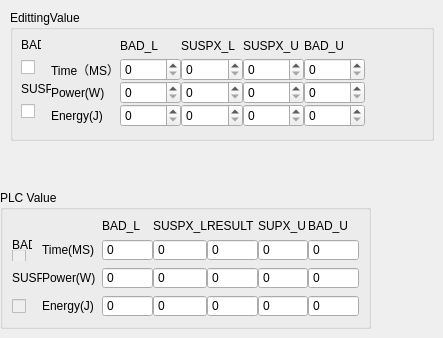
        <widget class="QWidget" name="tab_LimitsPara">
         <attribute name="title">
          <string>LimitsPara</string>
         </attribute>
         <widget class="QGroupBox" name="groupBox_3">
          <property name="geometry">
           <rect>
            <x>10</x>
            <y>10</y>
            <width>424</width>
            <height>131</height>
           </rect>
          </property>
          <property name="title">
           <string>EdittingValue</string>
          </property>
          <widget class="QWidget" name="layoutWidget_10">
           <property name="geometry">
            <rect>
             <x>11</x>
             <y>23</y>
             <width>344</width>
             <height>94</height>
            </rect>
           </property>
           <layout class="QHBoxLayout" name="horizontalLayout_22">
            <property name="spacing">
             <number>0</number>
            </property>
            <item>
             <layout class="QVBoxLayout" name="verticalLayout_12">
              <item>
               <widget class="QLabel" name="label_84">
                <property name="maximumSize">
                 <size>
                  <width>20</width>
                  <height>20</height>
                 </size>
                </property>
                <property name="font">
                 <font>
                  <pointsize>9</pointsize>
                 </font>
                </property>
                <property name="text">
                 <string>BAD</string>
                </property>
               </widget>
              </item>
              <item>
               <widget class="QCheckBox" name="checkBox_LimitsEnable_BAD">
                <property name="maximumSize">
                 <size>
                  <width>20</width>
                  <height>20</height>
                 </size>
                </property>
                <property name="text">
                 <string/>
                </property>
               </widget>
              </item>
              <item>
               <widget class="QLabel" name="label_101">
                <property name="maximumSize">
                 <size>
                  <width>30</width>
                  <height>20</height>
                 </size>
                </property>
                <property name="font">
                 <font>
                  <pointsize>9</pointsize>
                 </font>
                </property>
                <property name="text">
                 <string>SUSPX</string>
                </property>
               </widget>
              </item>
              <item>
               <widget class="QCheckBox" name="checkBox_LimitsEnable_SUSPECT">
                <property name="maximumSize">
                 <size>
                  <width>20</width>
                  <height>20</height>
                 </size>
                </property>
                <property name="text">
                 <string/>
                </property>
               </widget>
              </item>
             </layout>
            </item>
            <item>
             <layout class="QGridLayout" name="gridLayout_10">
              <property name="horizontalSpacing">
               <number>0</number>
              </property>
              <item row="1" column="0">
               <widget class="QLabel" name="label_79">
                <property name="minimumSize">
                 <size>
                  <width>60</width>
                  <height>0</height>
                 </size>
                </property>
                <property name="font">
                 <font>
                  <pointsize>9</pointsize>
                 </font>
                </property>
                <property name="text">
                 <string>Time（MS）</string>
                </property>
               </widget>
              </item>
              <item row="1" column="2">
               <widget class="QSpinBox" name="spinBox_timeLowerLimit_Suspect">
                <property name="buttonSymbols">
                 <enum>QAbstractSpinBox::UpDownArrows</enum>
                </property>
                <property name="minimum">
                 <number>0</number>
                </property>
                <property name="maximum">
                 <number>30000</number>
                </property>
               </widget>
              </item>
              <item row="0" column="8">
               <widget class="QLabel" name="label_82">
                <property name="font">
                 <font>
                  <pointsize>9</pointsize>
                 </font>
                </property>
                <property name="text">
                 <string>BAD_U</string>
                </property>
               </widget>
              </item>
              <item row="3" column="0">
               <widget class="QLabel" name="label_87">
                <property name="minimumSize">
                 <size>
                  <width>60</width>
                  <height>0</height>
                 </size>
                </property>
                <property name="font">
                 <font>
                  <pointsize>9</pointsize>
                 </font>
                </property>
                <property name="text">
                 <string>Power(W)</string>
                </property>
               </widget>
              </item>
              <item row="3" column="2">
               <widget class="QSpinBox" name="spinBox_powerLowerLimit_Suspect">
                <property name="maximum">
                 <number>65535</number>
                </property>
               </widget>
              </item>
              <item row="0" column="2">
               <widget class="QLabel" name="label_90">
                <property name="font">
                 <font>
                  <pointsize>9</pointsize>
                 </font>
                </property>
                <property name="text">
                 <string>SUSPX_L</string>
                </property>
               </widget>
              </item>
              <item row="1" column="8">
               <widget class="QSpinBox" name="spinBox_timeUpperLimit_BAD">
                <property name="buttonSymbols">
                 <enum>QAbstractSpinBox::UpDownArrows</enum>
                </property>
                <property name="minimum">
                 <number>0</number>
                </property>
                <property name="maximum">
                 <number>30000</number>
                </property>
               </widget>
              </item>
              <item row="1" column="3">
               <widget class="QSpinBox" name="spinBox_timeUpperLimit_Suspect">
                <property name="buttonSymbols">
                 <enum>QAbstractSpinBox::UpDownArrows</enum>
                </property>
                <property name="minimum">
                 <number>0</number>
                </property>
                <property name="maximum">
                 <number>30000</number>
                </property>
               </widget>
              </item>
              <item row="0" column="1">
               <widget class="QLabel" name="label_93">
                <property name="text">
                 <string>BAD_L</string>
                </property>
               </widget>
              </item>
              <item row="4" column="3">
               <widget class="QSpinBox" name="spinBox_energyUpperLimit_Suspect_2">
                <property name="minimum">
                 <number>0</number>
                </property>
                <property name="maximum">
                 <number>65535</number>
                </property>
               </widget>
              </item>
              <item row="1" column="1">
               <widget class="QSpinBox" name="spinBox_timeLowerLimit_BAD">
                <property name="buttonSymbols">
                 <enum>QAbstractSpinBox::UpDownArrows</enum>
                </property>
                <property name="minimum">
                 <number>0</number>
                </property>
                <property name="maximum">
                 <number>30000</number>
                </property>
               </widget>
              </item>
              <item row="3" column="8">
               <widget class="QSpinBox" name="spinBox_powerUpperLimit_BAD">
                <property name="minimum">
                 <number>0</number>
                </property>
                <property name="maximum">
                 <number>1200</number>
                </property>
               </widget>
              </item>
              <item row="3" column="1">
               <widget class="QSpinBox" name="spinBox_powerLowerLimit_BAD">
                <property name="minimum">
                 <number>0</number>
                </property>
                <property name="maximum">
                 <number>1200</number>
                </property>
               </widget>
              </item>
              <item row="4" column="2">
               <widget class="QSpinBox" name="spinBox_energyLowerLimit_Suspect">
                <property name="minimum">
                 <number>0</number>
                </property>
                <property name="maximum">
                 <number>65535</number>
                </property>
               </widget>
              </item>
              <item row="0" column="3">
               <widget class="QLabel" name="label_91">
                <property name="text">
                 <string>SUSPX_U</string>
                </property>
               </widget>
              </item>
              <item row="4" column="0">
               <widget class="QLabel" name="label_77">
                <property name="minimumSize">
                 <size>
                  <width>60</width>
                  <height>0</height>
                 </size>
                </property>
                <property name="font">
                 <font>
                  <pointsize>9</pointsize>
                 </font>
                </property>
                <property name="text">
                 <string>Energy(J)</string>
                </property>
               </widget>
              </item>
              <item row="3" column="3">
               <widget class="QSpinBox" name="spinBox_powerUpperLimit_Suspect_2">
                <property name="minimum">
                 <number>0</number>
                </property>
                <property name="maximum">
                 <number>1200</number>
                </property>
               </widget>
              </item>
              <item row="4" column="1">
               <widget class="QSpinBox" name="spinBox_energyLowerLimit_BAD">
                <property name="minimum">
                 <number>0</number>
                </property>
                <property name="maximum">
                 <number>65535</number>
                </property>
               </widget>
              </item>
              <item row="4" column="8">
               <widget class="QSpinBox" name="spinBox_energyUpperLimit_BAD">
                <property name="minimum">
                 <number>0</number>
                </property>
                <property name="maximum">
                 <number>65535</number>
                </property>
               </widget>
              </item>
             </layout>
            </item>
           </layout>
          </widget>
         </widget>
         <widget class="QGroupBox" name="groupBox_PLC_Value_limits">
          <property name="geometry">
           <rect>
            <x>0</x>
            <y>190</y>
            <width>371</width>
            <height>139</height>
           </rect>
          </property>
          <property name="title">
           <string>PLC Value</string>
          </property>
          <layout class="QHBoxLayout" name="horizontalLayout_23">
           <item>
            <layout class="QGridLayout" name="gridLayout_11">
             <property name="horizontalSpacing">
              <number>0</number>
             </property>
             <item row="4" column="4">
              <widget class="QSpinBox" name="CV_weldResult_power">
               <property name="frame">
                <bool>true</bool>
               </property>
               <property name="readOnly">
                <bool>true</bool>
               </property>
               <property name="buttonSymbols">
                <enum>QAbstractSpinBox::NoButtons</enum>
               </property>
               <property name="maximum">
                <number>1200</number>
               </property>
              </widget>
             </item>
             <item row="5" column="10">
              <widget class="QSpinBox" name="CV_energyUpperLimit_BAD">
               <property name="readOnly">
                <bool>true</bool>
               </property>
               <property name="buttonSymbols">
                <enum>QAbstractSpinBox::NoButtons</enum>
               </property>
               <property name="minimum">
                <number>0</number>
               </property>
               <property name="maximum">
                <number>65535</number>
               </property>
              </widget>
             </item>
             <item row="0" column="3">
              <widget class="QLabel" name="label_96">
               <property name="font">
                <font>
                 <pointsize>9</pointsize>
                </font>
               </property>
               <property name="text">
                <string>SUSPX_L</string>
               </property>
              </widget>
             </item>
             <item row="4" column="1">
              <widget class="QLabel" name="label_95">
               <property name="minimumSize">
                <size>
                 <width>60</width>
                 <height>0</height>
                </size>
               </property>
               <property name="font">
                <font>
                 <pointsize>9</pointsize>
                </font>
               </property>
               <property name="text">
                <string>Power(W)</string>
               </property>
              </widget>
             </item>
             <item row="4" column="3">
              <widget class="QSpinBox" name="CV_powerLowerLimit_Suspect">
               <property name="readOnly">
                <bool>true</bool>
               </property>
               <property name="buttonSymbols">
                <enum>QAbstractSpinBox::NoButtons</enum>
               </property>
               <property name="minimum">
                <number>0</number>
               </property>
               <property name="maximum">
                <number>1200</number>
               </property>
              </widget>
             </item>
             <item row="0" column="10">
              <widget class="QLabel" name="label_94">
               <property name="font">
                <font>
                 <pointsize>9</pointsize>
                </font>
               </property>
               <property name="text">
                <string>BAD_U</string>
               </property>
              </widget>
             </item>
             <item row="2" column="3">
              <widget class="QSpinBox" name="CV_timeLowerLimit_Suspect">
               <property name="frame">
                <bool>true</bool>
               </property>
               <property name="readOnly">
                <bool>true</bool>
               </property>
               <property name="buttonSymbols">
                <enum>QAbstractSpinBox::NoButtons</enum>
               </property>
               <property name="minimum">
                <number>0</number>
               </property>
               <property name="maximum">
                <number>30000</number>
               </property>
              </widget>
             </item>
             <item row="2" column="1">
              <widget class="QLabel" name="label_85">
               <property name="minimumSize">
                <size>
                 <width>60</width>
                 <height>0</height>
                </size>
               </property>
               <property name="font">
                <font>
                 <pointsize>9</pointsize>
                </font>
               </property>
               <property name="text">
                <string>Time(MS)</string>
               </property>
              </widget>
             </item>
             <item row="5" column="2">
              <widget class="QSpinBox" name="CV_energyLowerLimit_BAD">
               <property name="readOnly">
                <bool>true</bool>
               </property>
               <property name="buttonSymbols">
                <enum>QAbstractSpinBox::NoButtons</enum>
               </property>
               <property name="minimum">
                <number>0</number>
               </property>
               <property name="maximum">
                <number>65535</number>
               </property>
              </widget>
             </item>
             <item row="5" column="1">
              <widget class="QLabel" name="label_100">
               <property name="minimumSize">
                <size>
                 <width>60</width>
                 <height>0</height>
                </size>
               </property>
               <property name="font">
                <font>
                 <pointsize>9</pointsize>
                </font>
               </property>
               <property name="text">
                <string>Energy(J)</string>
               </property>
              </widget>
             </item>
             <item row="0" column="4">
              <widget class="QLabel" name="label_99">
               <property name="text">
                <string>RESULT</string>
               </property>
              </widget>
             </item>
             <item row="5" column="4">
              <widget class="QSpinBox" name="CV_weldResult_energy">
               <property name="frame">
                <bool>true</bool>
               </property>
               <property name="readOnly">
                <bool>true</bool>
               </property>
               <property name="buttonSymbols">
                <enum>QAbstractSpinBox::NoButtons</enum>
               </property>
               <property name="maximum">
                <number>65535</number>
               </property>
              </widget>
             </item>
             <item row="0" column="5">
              <widget class="QLabel" name="label_98">
               <property name="text">
                <string>SUPX_U</string>
               </property>
              </widget>
             </item>
             <item row="5" column="3">
              <widget class="QSpinBox" name="CV_energyLowerLimit_Suspect">
               <property name="readOnly">
                <bool>true</bool>
               </property>
               <property name="buttonSymbols">
                <enum>QAbstractSpinBox::NoButtons</enum>
               </property>
               <property name="minimum">
                <number>0</number>
               </property>
               <property name="maximum">
                <number>65535</number>
               </property>
              </widget>
             </item>
             <item row="4" column="2">
              <widget class="QSpinBox" name="CV_powerLowerLimit_BAD">
               <property name="readOnly">
                <bool>true</bool>
               </property>
               <property name="buttonSymbols">
                <enum>QAbstractSpinBox::NoButtons</enum>
               </property>
               <property name="minimum">
                <number>0</number>
               </property>
               <property name="maximum">
                <number>1200</number>
               </property>
              </widget>
             </item>
             <item row="4" column="10">
              <widget class="QSpinBox" name="CV_powerUpperLimit_BAD">
               <property name="readOnly">
                <bool>true</bool>
               </property>
               <property name="buttonSymbols">
                <enum>QAbstractSpinBox::NoButtons</enum>
               </property>
               <property name="minimum">
                <number>0</number>
               </property>
               <property name="maximum">
                <number>1200</number>
               </property>
              </widget>
             </item>
             <item row="2" column="4">
              <widget class="QSpinBox" name="CV_weldResult_time">
               <property name="frame">
                <bool>true</bool>
               </property>
               <property name="readOnly">
                <bool>true</bool>
               </property>
               <property name="buttonSymbols">
                <enum>QAbstractSpinBox::NoButtons</enum>
               </property>
               <property name="maximum">
                <number>30000</number>
               </property>
              </widget>
             </item>
             <item row="4" column="5">
              <widget class="QSpinBox" name="CV_powerUpperLimit_Suspect">
               <property name="readOnly">
                <bool>true</bool>
               </property>
               <property name="buttonSymbols">
                <enum>QAbstractSpinBox::NoButtons</enum>
               </property>
               <property name="minimum">
                <number>0</number>
               </property>
               <property name="maximum">
                <number>1200</number>
               </property>
              </widget>
             </item>
             <item row="2" column="2">
              <widget class="QSpinBox" name="CV_timeLowerLimit_BAD">
               <property name="frame">
                <bool>true</bool>
               </property>
               <property name="readOnly">
                <bool>true</bool>
               </property>
               <property name="buttonSymbols">
                <enum>QAbstractSpinBox::NoButtons</enum>
               </property>
               <property name="minimum">
                <number>0</number>
               </property>
               <property name="maximum">
                <number>30000</number>
               </property>
              </widget>
             </item>
             <item row="5" column="5">
              <widget class="QSpinBox" name="CV_energyUpperLimit_Suspect">
               <property name="readOnly">
                <bool>true</bool>
               </property>
               <property name="buttonSymbols">
                <enum>QAbstractSpinBox::NoButtons</enum>
               </property>
               <property name="minimum">
                <number>0</number>
               </property>
               <property name="maximum">
                <number>65535</number>
               </property>
              </widget>
             </item>
             <item row="0" column="2">
              <widget class="QLabel" name="label_97">
               <property name="text">
                <string>BAD_L</string>
               </property>
              </widget>
             </item>
             <item row="2" column="5">
              <widget class="QSpinBox" name="CV_timeUpperLimit_Suspect">
               <property name="frame">
                <bool>true</bool>
               </property>
               <property name="readOnly">
                <bool>true</bool>
               </property>
               <property name="buttonSymbols">
                <enum>QAbstractSpinBox::NoButtons</enum>
               </property>
               <property name="minimum">
                <number>0</number>
               </property>
               <property name="maximum">
                <number>30000</number>
               </property>
              </widget>
             </item>
             <item row="2" column="10">
              <widget class="QSpinBox" name="CV_timeUpperLimit_BAD">
               <property name="frame">
                <bool>true</bool>
               </property>
               <property name="readOnly">
                <bool>true</bool>
               </property>
               <property name="buttonSymbols">
                <enum>QAbstractSpinBox::NoButtons</enum>
               </property>
               <property name="minimum">
                <number>0</number>
               </property>
               <property name="maximum">
                <number>30000</number>
               </property>
              </widget>
             </item>
             <item row="2" column="0">
              <layout class="QVBoxLayout" name="verticalLayout_13">
               <item>
                <widget class="QLabel" name="label_106">
                 <property name="maximumSize">
                  <size>
                   <width>20</width>
                   <height>20</height>
                  </size>
                 </property>
                 <property name="font">
                  <font>
                   <pointsize>9</pointsize>
                  </font>
                 </property>
                 <property name="text">
                  <string>BAD</string>
                 </property>
                </widget>
               </item>
               <item>
                <widget class="QCheckBox" name="CV_pointPara_LimitsEnable_BAD">
                 <property name="enabled">
                  <bool>false</bool>
                 </property>
                 <property name="maximumSize">
                  <size>
                   <width>20</width>
                   <height>20</height>
                  </size>
                 </property>
                 <property name="text">
                  <string/>
                 </property>
                 <property name="checkable">
                  <bool>true</bool>
                 </property>
                </widget>
               </item>
              </layout>
             </item>
             <item row="5" column="0">
              <widget class="QCheckBox" name="CV_pointPara_LimitsEnable_SUSPECT">
               <property name="enabled">
                <bool>false</bool>
               </property>
               <property name="maximumSize">
                <size>
                 <width>20</width>
                 <height>20</height>
                </size>
               </property>
               <property name="text">
                <string/>
               </property>
              </widget>
             </item>
             <item row="4" column="0">
              <widget class="QLabel" name="label_107">
               <property name="maximumSize">
                <size>
                 <width>30</width>
                 <height>20</height>
                </size>
               </property>
               <property name="font">
                <font>
                 <pointsize>9</pointsize>
                </font>
               </property>
               <property name="text">
                <string>SUSPX</string>
               </property>
              </widget>
             </item>
            </layout>
           </item>
          </layout>
         </widget>
        </widget>
